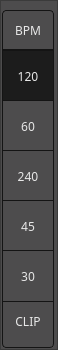
<?xml version="1.0" encoding="UTF-8"?>
<ui version="4.0">
 <class>Frame</class>
 <widget class="QFrame" name="Frame">
  <property name="geometry">
   <rect>
    <x>0</x>
    <y>0</y>
    <width>58</width>
    <height>350</height>
   </rect>
  </property>
  <property name="windowTitle">
   <string>Frame</string>
  </property>
  <property name="styleSheet">
   <string notr="true">* {
    background: #4d4c4d;
    font-family: handelgotdlig;
    font-weight: 200;
}



 QComboBox {
     border: 1px solid #141414;
     border-radius: 4px;
     padding: 1px 18px 1px 3px;
     min-width: 6em;
     color: #e8e8e8;
 }

 QComboBox:editable {
    background: #5b5a5b
 }

 QComboBox:!editable, QComboBox::drop-down:editable {
      background: qlineargradient(x1: 0, y1: 0, x2: 0, y2: 1,
      stop: 0 #3c3c3c, stop: 1 #262627);
 }

 /* QComboBox gets the &quot;on&quot; state when the popup is open */
 QComboBox:!editable:on, QComboBox::drop-down:editable:on {
     background: #5b5a5b
 }

 QComboBox:on { /* shift the text when the popup opens */
     padding-top: 3px;
     padding-left: 4px;
 }

 QComboBox::drop-down {
     subcontrol-origin: padding;
     subcontrol-position: top right;
     width: 15px;

     border-left-width: 1px;
     border-left-color: darkgray;
     border-left-style: solid; /* just a single line */
     border-top-right-radius: 3px; /* same radius as the QComboBox */
     border-bottom-right-radius: 3px;
 }

QComboBox QAbstractItemView {
    border: 1px solid #141414;
    selection-background-color: #5b5a5b;
}

 QSpinBox {
     /*padding-right: 15px; make room for the arrows */
     background-color: qlineargradient(x1: 0, y1: 0, x2: 0, y2: 1,
                                      stop: 0 #3c3c3c, stop: 1 #262627);
    color: #e8e8e8;
     border: none;
     border-radius: 4px;
     /*border-width: 3;*/
}

QSpinBox::up-button {
    border: none;
}

QSpinBox::down-button {
    border: none;
}

QLineEdit {
    border: 1px solid #141414;
    border-radius: 4px;
    color: #e8e8e8;
    background-color: qlineargradient(x1: 0, y1: 0, x2: 0, y2: 1,
                                     stop: 0 #3c3c3c, stop: 1 #262627);
    selection-background-color: #e8e8e8;
    selection-color: #262627
}

QProgressBar {
    border: 1px solid #141414;
    border-radius: 4px;
    text-align: center;
 }


 QProgressBar::chunk {
    background-color: qlineargradient(x1: 0, y1: 0, x2: 0, y2: 1,
                                      stop: 0 #3c3c3c, stop: 1 #262627);
    width: 20px;
 }

QFrame, QLabel, QToolTip {
   color: #e5e5e5;
   /*border: 1px solid #141414;*/
}

QFrame[style=&quot;plain&quot;] {
    border: 100px solid pink;
}

QAbstractButton {
   padding: 3px;
   border: 1px solid #141414;
   border-radius: 4px;
   background-color: qlineargradient(x1: 0, y1: 0, x2: 0, y2: 1,
                                     stop: 0 #3c3c3c, stop: 1 #262627);
    color: #e8e8e8;
}
QAbstractButton::hover {
   background-color: #5b5a5b;
}

QAbstractButton::disabled {
    color: #262627;
}

QAbstractButton::checked {
    background-color: #1c1c1c;
}

 QTabWidget::pane { /* The tab widget frame */
     border-top: 1px solid #141414;
     position: absolute;
     top: -0.5em;
 }

 QTabWidget::tab-bar {
     alignment: center;
 }

 /* Style the tab using the tab sub-control. Note that
     it reads QTabBar _not_ QTabWidget */
 QTabBar::tab {
 background-color: qlineargradient(x1: 0, y1: 0, x2: 0, y2: 1,
                                   stop: 0 #3c3c3c, stop: 1 #262627);

    border: 1px solid #141414;

     /*border: 2px solid #C4C4C3;
     border-bottom-color: #C2C7CB; same as the pane color */
     border-top-left-radius: 4px;
     border-top-right-radius: 4px;
     min-width: 8ex;
     padding: 2px;
     color: #e8e8e8;
 }

 QTabBar::tab:selected, QTabBar::tab:hover {
     background: #5b5a5b;
 }

 QTabBar::tab:selected {
     border-color: #5b5a5b;
     color: #141414;
     /*border-bottom-color: #C2C7CB; same as pane color */
 }

 QSlider::groove:horizontal {
 border: 1px solid #141414;
     height: 8px; /* the groove expands to the size of the slider by default. by giving it a height, it has a fixed size */
     background-color: qlineargradient(x1: 0, y1: 0, x2: 0, y2: 1,
                                       stop: 0 #3c3c3c, stop: 1 #262627);
     margin: 2px 0;
 }

 QSlider::handle:horizontal {
 background-color: qlineargradient(x1: 0, y1: 0, x2: 0, y2: 1,
                                   stop: 0 #3c3c3c, stop: 1 #262627);     border: 1px solid #5c5c5c;
     width: 18px;
     /*margin: -2px 0;  handle is placed by default on the contents rect of the groove. Expand outside the groove */
     border-radius: 3px;
 }

  QScrollBar:vertical {
      border: 0px solid transparent;
      background: transparent;
      width: 4px;
      margin: 0px 0 0px 0;
  }
  QScrollBar::handle:vertical {
      background: #e8e8e8;
      min-width: 20px;
      border: 2px solid #e8e8e8;
      border-radius: 2px;
  }
  QScrollBar::add-line:vertical {
      border: 0px solid transparent;
      background: transparent;
      height: 0px;
      subcontrol-position: bottom;
      subcontrol-origin: margin;
  }

  QScrollBar::sub-line:vertical {
      border: 0px solid transparent;
      background: transparent;
      height: 0px;
      subcontrol-position: top;
      subcontrol-origin: margin;
  }
  QScrollBar::up-arrow:vertical, QScrollBar::down-arrow:vertical {
      border: 0px solid grey;
      width: 0px;
      height: 0px;
      background: white;
  }

  QScrollBar::add-page:vertical, QScrollBar::sub-page:vertical {
      background: none;
  }



  QScrollBar:horizontal {
      border: 0px solid transparent;
      background: transparent;
      height: 4px;
      margin: 0px 0 0px 0;
  }
  QScrollBar::handle:horizontal{
      background: #e8e8e8;
      min-height: 20px;
      border: 2px solid #e8e8e8;
      border-radius: 2px;
  }
  QScrollBar::add-line:horizontal {
      border: 0px solid transparent;
      background: transparent;
      height: 0px;
      subcontrol-position: bottom;
      subcontrol-origin: margin;
  }

  QScrollBar::sub-line:horizontal {
      border: 0px solid transparent;
      background: transparent;
      height: 0px;
      subcontrol-position: top;
      subcontrol-origin: margin;
  }
  QScrollBar::up-arrow:horizontal, QScrollBar::down-arrow:horizontal {
      border: 0px solid grey;
      width: 0px;
      height: 0px;
      background: white;
  }

  QScrollBar::add-page:vertical, QScrollBar::sub-page:vertical {
      background: none;
  }





QSlider::groove:horizontal {
border: 1px solid #bbb;
background: white;
height: 20px;
border-radius: 4px;
}

QSlider::groove:vertical {
border: 1px solid #bbb;
background: white;
width: 50px;
border-radius: 4px;
}

QSlider::sub-page:horizontal {
background: qlineargradient(x1: 0, y1: 0,    x2: 0, y2: 1,
    stop: 0 #444, stop: 1 #bbb);
background: qlineargradient(x1: 0, y1: 0.2, x2: 1, y2: 1,
    stop: 0 #bbb, stop: 1 #555);
border: 0px solid #777;
height: 40px;
border-radius: 4px;
border-top-left-radius: 4px;
border-top-right-radius: 0px;
border-bottom-left-radius: 4px;
border-bottom-right-radius: 0px;
}

QSlider::sub-page:vertical {
background: qlineargradient(x1: 0, y1: 1,    x2: 0, y2: 0,
    stop: 0 #bbb, stop: 1 #444);
background: qlineargradient(x1: 0, y1: 1, x2: 1, y2: 0.2,
    stop: 0 #555, stop: 1 #bbb);
border: 0px solid #777;
width: 53px;
border-top-left-radius: 4px;
border-top-right-radius: 4px;
border-bottom-left-radius: 0px;
border-bottom-right-radius: 0px;
}

QSlider::add-page:horizontal {
background: qlineargradient(x1: 0, y1: 1,    x2: 0, y2: 0,
    stop: 0 #bbb, stop: 1 #444);
background: qlineargradient(x1: 0, y1: 1, x2: 1, y2: 0.2,
    stop: 0 #555, stop: 1 #bbb);
border: 0px solid #777;
height: 40px;
border-top-left-radius: 0px;
border-top-right-radius: 4px;
border-bottom-left-radius: 0px;
border-bottom-right-radius: 4px;
}

QSlider::add-page:vertical {
background: qlineargradient(x1: 0, y1: 1,    x2: 0, y2: 0,
    stop: 0 #444, stop: 1 #bbb);
background: qlineargradient(x1: 1, y1: 1, x2: 0, y2: 0.2,
    stop: 0 #bbb, stop: 1 #555);
border: 0px solid #777;
width: 53px;
border-top-left-radius: 0px;
border-top-right-radius: 0px;
border-bottom-left-radius: 4px;
border-bottom-right-radius: 4px;
}

QSlider::handle:horizontal {
     background-color: qlineargradient(x1: 0, y1: 0, x2: 0, y2: 1,
                                      stop: 0 #3c3c3c, stop: 1 #262627);
border: 1px solid #777;
width: 53px;
margin-top: -2px;
margin-bottom: -2px;
border-radius: 10px;
margin: 2px;
}

QSlider::handle:vertical {
     background-color: qlineargradient(x1: 0, y1: 0, x2: 0, y2: 1,
                                      stop: 0 #3c3c3c, stop: 1 #262627);
border: 1px solid #777;
height: 33px;
margin-top: -2px;
margin-bottom: -2px;
border-radius: 10px;
margin: 2px;
}

QSlider::sub-page:horizontal:disabled {
background: #bbb;
border-color: #999;
}

QSlider::sub-page:vertical:disabled {
background: #bbb;
border-color: #999;
}

QSlider::add-page:horizontal:disabled {
background: #eee;
border-color: #999;
}

QSlider::add-page:vertical:disabled {
background: #eee;
border-color: #999;
}

QSlider::handle:horizontal:disabled {
background: #eee;
border: 1px solid #aaa;
border-radius: 4px;
}

QSlider::handle:vertical:disabled {
background: #eee;
border: 1px solid #aaa;
border-radius: 4px;
}</string>
  </property>
  <property name="frameShape">
   <enum>QFrame::StyledPanel</enum>
  </property>
  <property name="frameShadow">
   <enum>QFrame::Raised</enum>
  </property>
  <widget class="QPushButton" name="pushButton_menu">
   <property name="geometry">
    <rect>
     <x>2</x>
     <y>10</y>
     <width>52</width>
     <height>40</height>
    </rect>
   </property>
   <property name="minimumSize">
    <size>
     <width>52</width>
     <height>40</height>
    </size>
   </property>
   <property name="maximumSize">
    <size>
     <width>52</width>
     <height>40</height>
    </size>
   </property>
   <property name="styleSheet">
    <string notr="true">border-bottom-left-radius: 0px;
border-bottom-right-radius: 0px;
</string>
   </property>
   <property name="text">
    <string>BPM</string>
   </property>
  </widget>
  <widget class="QToolButton" name="toolButton_more">
   <property name="geometry">
    <rect>
     <x>2</x>
     <y>295</y>
     <width>52</width>
     <height>53</height>
    </rect>
   </property>
   <property name="minimumSize">
    <size>
     <width>52</width>
     <height>53</height>
    </size>
   </property>
   <property name="maximumSize">
    <size>
     <width>52</width>
     <height>53</height>
    </size>
   </property>
   <property name="styleSheet">
    <string notr="true">border-top-left-radius: 0px;
border-bottom-left-radius: 4px;
border-top-right-radius: 0px;
</string>
   </property>
   <property name="text">
    <string>CLIP</string>
   </property>
   <property name="checkable">
    <bool>true</bool>
   </property>
  </widget>
  <widget class="QToolButton" name="toolButton">
   <property name="geometry">
    <rect>
     <x>2</x>
     <y>50</y>
     <width>52</width>
     <height>52</height>
    </rect>
   </property>
   <property name="styleSheet">
    <string notr="true">border-radius: 0px;</string>
   </property>
   <property name="text">
    <string>120</string>
   </property>
   <property name="checkable">
    <bool>true</bool>
   </property>
   <property name="checked">
    <bool>true</bool>
   </property>
  </widget>
  <widget class="QToolButton" name="toolButton_2">
   <property name="geometry">
    <rect>
     <x>2</x>
     <y>100</y>
     <width>52</width>
     <height>52</height>
    </rect>
   </property>
   <property name="styleSheet">
    <string notr="true">border-radius: 0px;</string>
   </property>
   <property name="text">
    <string>60</string>
   </property>
   <property name="checkable">
    <bool>true</bool>
   </property>
  </widget>
  <widget class="QToolButton" name="toolButton_3">
   <property name="geometry">
    <rect>
     <x>2</x>
     <y>150</y>
     <width>52</width>
     <height>52</height>
    </rect>
   </property>
   <property name="styleSheet">
    <string notr="true">border-radius: 0px;</string>
   </property>
   <property name="text">
    <string>240</string>
   </property>
   <property name="checkable">
    <bool>true</bool>
   </property>
  </widget>
  <widget class="QToolButton" name="toolButton_4">
   <property name="geometry">
    <rect>
     <x>2</x>
     <y>200</y>
     <width>52</width>
     <height>52</height>
    </rect>
   </property>
   <property name="styleSheet">
    <string notr="true">border-radius: 0px;</string>
   </property>
   <property name="text">
    <string>45</string>
   </property>
   <property name="checkable">
    <bool>true</bool>
   </property>
  </widget>
  <widget class="QToolButton" name="toolButton_5">
   <property name="geometry">
    <rect>
     <x>2</x>
     <y>250</y>
     <width>52</width>
     <height>52</height>
    </rect>
   </property>
   <property name="styleSheet">
    <string notr="true">border-radius: 0px;</string>
   </property>
   <property name="text">
    <string>30</string>
   </property>
   <property name="checkable">
    <bool>true</bool>
   </property>
  </widget>
 </widget>
 <resources/>
 <connections/>
</ui>
